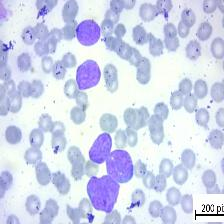
#> input picture src/[Malignant] early Pre-B26.jpg, 224 x 224 px
$ python -i features.py   (imports and definitions only)   (older library calls are emulated)
#> lines starting #> are read from the running program, lines starting #| are printed output that depends on the picture; after the words box and inside, x2 and y2 are one past the last pixel; in counts of white or black regions, pixels touching at a corner belong together
import numpy as np
import pandas as pd
from sklearn.preprocessing import StandardScaler
import cv2
from scipy import ndimage as ndi
from skimage import morphology
from skimage import io, color, filters, segmentation
from skimage.feature import graycomatrix, graycoprops, peak_local_max
from skimage.color import rgb2gray
from skimage.util import img_as_ubyte
from skimage.measure import label as sk_label
from skimage.measure import regionprops
from skimage import measure
from skimage.segmentation import watershed
from imutils import paths
from matplotlib.patches import Rectangle
import matplotlib.pyplot as plt
import seaborn as sns
from sklearn.model_selection import train_test_split
from sklearn.cluster import KMeans
from sklearn import metrics
from sklearn.metrics import mean_absolute_error,mean_squared_error
import time
import os
import random
import warnings
# [1 line not run here, left out]


# =========================================
# function pour extraire les caracteristiques utilisant k-means

def kmeans_extract_cell_properties(image_rgb, k=7, threshold_value=142):
#> called with k = 7, threshold_value = 142
    image_lab = cv2.cvtColor(image_rgb, cv2.COLOR_RGB2LAB)
#> image_lab: shape (224, 224, 3); mean of channels 0, 1, 2 219.3, 130.6, 116.5
    l,a,b = cv2.split(image_lab)
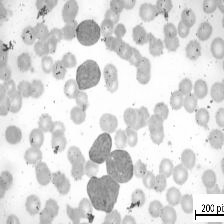
#> l: shape (224, 224); min 0, max 255, mean 219.3
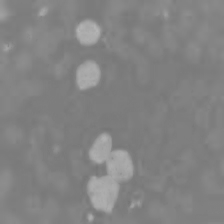
#> a: shape (224, 224); min 117, max 181, mean 130.6
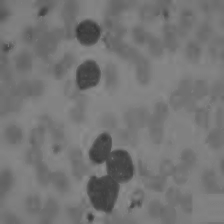
#> b: shape (224, 224); min 50, max 141, mean 116.5

    a_reshaped = a.reshape(-1, 1)
    kmeans = KMeans(n_clusters=k, random_state=0).fit(a_reshaped)
    clustered_a = kmeans.cluster_centers_[kmeans.labels_].reshape(a.shape[0], a.shape[1])

    ic = clustered_a.astype(np.uint8)
    _, thresholded_a = cv2.threshold(ic, threshold_value, 255, cv2.THRESH_BINARY)
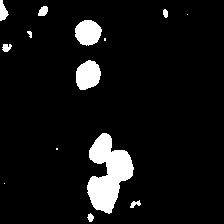
#> thresholded_a: shape (224, 224); 7.3% white; 14 white regions (4 under 20 px), largest, box (x1, y1, x2, y2) and area: (87, 133, 134, 214) 2144, (76, 60, 101, 90) 575, (75, 20, 102, 46) 532

    filled_image = ndi.binary_fill_holes(thresholded_a)

    cleaned_image = morphology.remove_small_objects(filled_image, min_size=200)
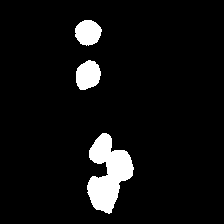
#> cleaned_image: shape (224, 224) bool; 6.5% white; 3 white regions
    cleaned_image = morphology.remove_small_holes(cleaned_image, area_threshold=250)
    cleaned_image = cleaned_image.astype(np.uint8)

    distance = ndi.distance_transform_edt(cleaned_image)
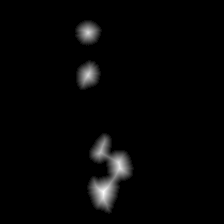
#> distance: shape (224, 224) float64; min 0, max 14.87, mean 0.33; drawn with min black and max white
    coords = peak_local_max(distance, min_distance=10, labels=cleaned_image)
#> coords = [[191, 103], [165, 119], [32, 88], [74, 88], [152, 100]]
    mask = np.zeros(distance.shape, dtype=bool)
    mask[tuple(coords.T)] = True
    markers, _ = ndi.label(mask)
    labels = watershed(-distance, markers, mask=cleaned_image)
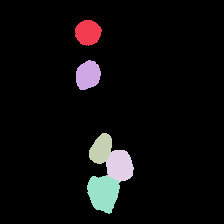
#> labels: shape (224, 224) int32; 6 distinct labels, from 0 to 5; one colour per label, 0 black

    regions = measure.regionprops(labels)
#> regions = 5 regions; box (x1, y1, x2, y2) and area: (87, 175, 120, 214) 933, (106, 150, 134, 182) 695, (76, 60, 101, 90) 575, (75, 20, 102, 46) 532, (89, 133, 112, 164) 516
    return regions, labels

# =========================================
# function pour extraire les caracteristiques des régions

# [132 lines left out: functions extract_features, process_images, prepare_for_prediction, scale_data, not called in this run]

>>> import cv2
>>> picture = cv2.cvtColor(cv2.imread('[Malignant] early Pre-B26.jpg'), cv2.COLOR_BGR2RGB)
>>> result = kmeans_extract_cell_properties(picture)

$ run again, on src/[Malignant] early Pre-B27.jpg
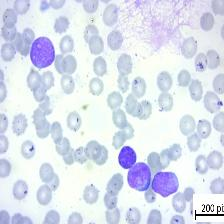
#> input picture src/[Malignant] early Pre-B27.jpg, 224 x 224 px
#> image_lab: shape (224, 224, 3); mean of channels 0, 1, 2 228.4, 128.7, 121
#> in kmeans_extract_cell_properties, `_, thresholded_a = cv2.threshold(ic, threshold_value, 255, cv2.THRESH_..`:
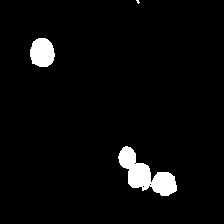
#> thresholded_a: shape (224, 224); 3.8% white; 3 white regions (1 under 20 px), largest, box (x1, y1, x2, y2) and area: (118, 146, 177, 196) 1315, (30, 38, 55, 67) 582
#> filled_image: shape (224, 224) bool; 3.8% white; 3 white regions (1 under 20 px), largest, box (x1, y1, x2, y2) and area: (118, 146, 177, 196) 1318, (30, 38, 55, 67) 582
#> cleaned_image: shape (224, 224) bool; 3.8% white; 2 white regions
#> coords = [[54, 42], [175, 139], [183, 164], [157, 127]]
#> in kmeans_extract_cell_properties, `labels = watershed(-distance, markers, mask=cleaned_image)`:
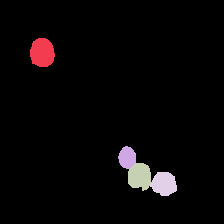
#> labels: shape (224, 224) int32; 5 distinct labels, from 0 to 4; one colour per label, 0 black
#> regions = 4 regions; box (x1, y1, x2, y2) and area: (30, 38, 55, 67) 582, (128, 163, 151, 191) 517, (150, 172, 177, 196) 491, (118, 146, 136, 169) 310

$ run again, on src/[Malignant] early Pre-B30.jpg
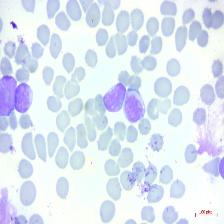
#> input picture src/[Malignant] early Pre-B30.jpg, 224 x 224 px
#> image_lab: shape (224, 224, 3); mean of channels 0, 1, 2 232.5, 127.7, 121
#> in kmeans_extract_cell_properties, `_, thresholded_a = cv2.threshold(ic, threshold_value, 255, cv2.THRESH_..`:
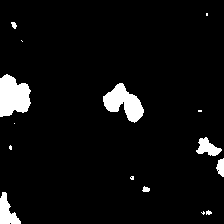
#> thresholded_a: shape (224, 224); 5.5% white; 15 white regions (7 under 20 px), largest, box (x1, y1, x2, y2) and area: (0, 74, 31, 117) 996, (103, 83, 144, 123) 870, (0, 192, 21, 224) 367
#> coords = [[96, 10], [100, 112], [105, 132], [146, 205], [213, 14]]
#> in kmeans_extract_cell_properties, `labels = watershed(-distance, markers, mask=cleaned_image)`:
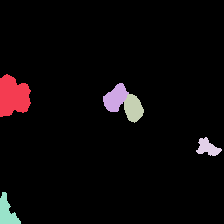
#> labels: shape (224, 224) int32; 6 distinct labels, from 0 to 5; one colour per label, 0 black
#> regions = 5 regions; box (x1, y1, x2, y2) and area: (0, 74, 31, 117) 996, (103, 83, 129, 112) 461, (124, 94, 144, 123) 409, (0, 192, 21, 224) 368, (196, 137, 222, 156) 270

$ run again, on src/[Malignant] early Pre-B33.jpg
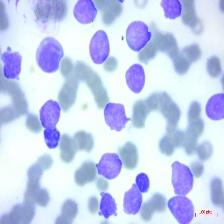
#> input picture src/[Malignant] early Pre-B33.jpg, 224 x 224 px
#> image_lab: shape (224, 224, 3); mean of channels 0, 1, 2 214.1, 131.6, 111.2
#> thresholded_a: shape (224, 224); 14.1% white; 19 white regions (5 under 20 px), largest, box (x1, y1, x2, y2) and area: (168, 163, 193, 224) 1033, (40, 100, 60, 148) 699, (124, 173, 149, 213) 582
#> cleaned_image: shape (224, 224) bool; 14% white; 14 white regions
#> coords = 17 rows, first 8: [55, 49], [11, 85], [207, 181], [164, 110], [36, 139], [115, 115], [47, 99], [114, 49]
#> in kmeans_extract_cell_properties, `labels = watershed(-distance, markers, mask=cleaned_image)`:
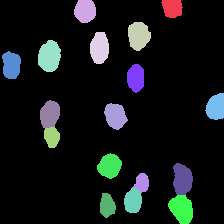
#> labels: shape (224, 224) int32; 18 distinct labels, from 0 to 17; one colour per label, 0 black
#> regions = 17 regions; largest, box (x1, y1, x2, y2) and area: (38, 40, 61, 72) 570, (168, 195, 193, 224) 532, (128, 22, 151, 51) 507, (173, 163, 193, 195) 501, (90, 32, 109, 64) 488
